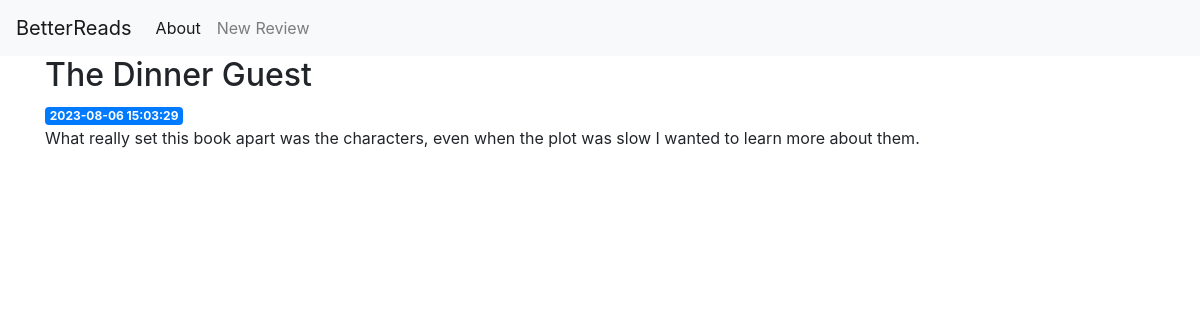
/2, run on the app's committed database.
### tables this page shows
CREATE TABLE reviews (
        id INTEGER PRIMARY KEY AUTOINCREMENT,
        created TIMESTAMP NOT NULL DEFAULT CURRENT_TIMESTAMP,
        title TEXT NOT NULL,
        author TEXT NOT NULL,
        rating INTEGER NOT NULL,
        content TEXT NOT NULL
    );

### app.py (the view)
@app.route('/<int:review_id>')
def review(review_id):
    review = get_review(review_id)
    return render_template('review.html', review=review)

### app.py (called while the page is built)
def get_db_connection():
    conn = sqlite3.connect('database.db')
    conn.row_factory = sqlite3.Row
    return conn

def get_review(review_id):
    conn = get_db_connection()
    review = conn.execute('SELECT * FROM REVIEWS WHERE id = ?', (review_id,)).fetchone()
    conn.close()
    if review is None:
        abort(404)
    return review

### templates/review.html
{% extends 'base.html' %}
{% block content %}
    <h2>{% block title %} {{ review['title'] }} {% endblock %}</h2>
    <span class = "badge badge-primary">{{ review['created'] }}</span>
    <p>{{ review['content'] }}</p?\>
{% endblock %}

### data on the page
reviews: title "The Dinner Guest", created "2023-08-06 15:03:29", content "What really set this book apart was the characters, even when the plot was slow I wanted to learn more about them."
